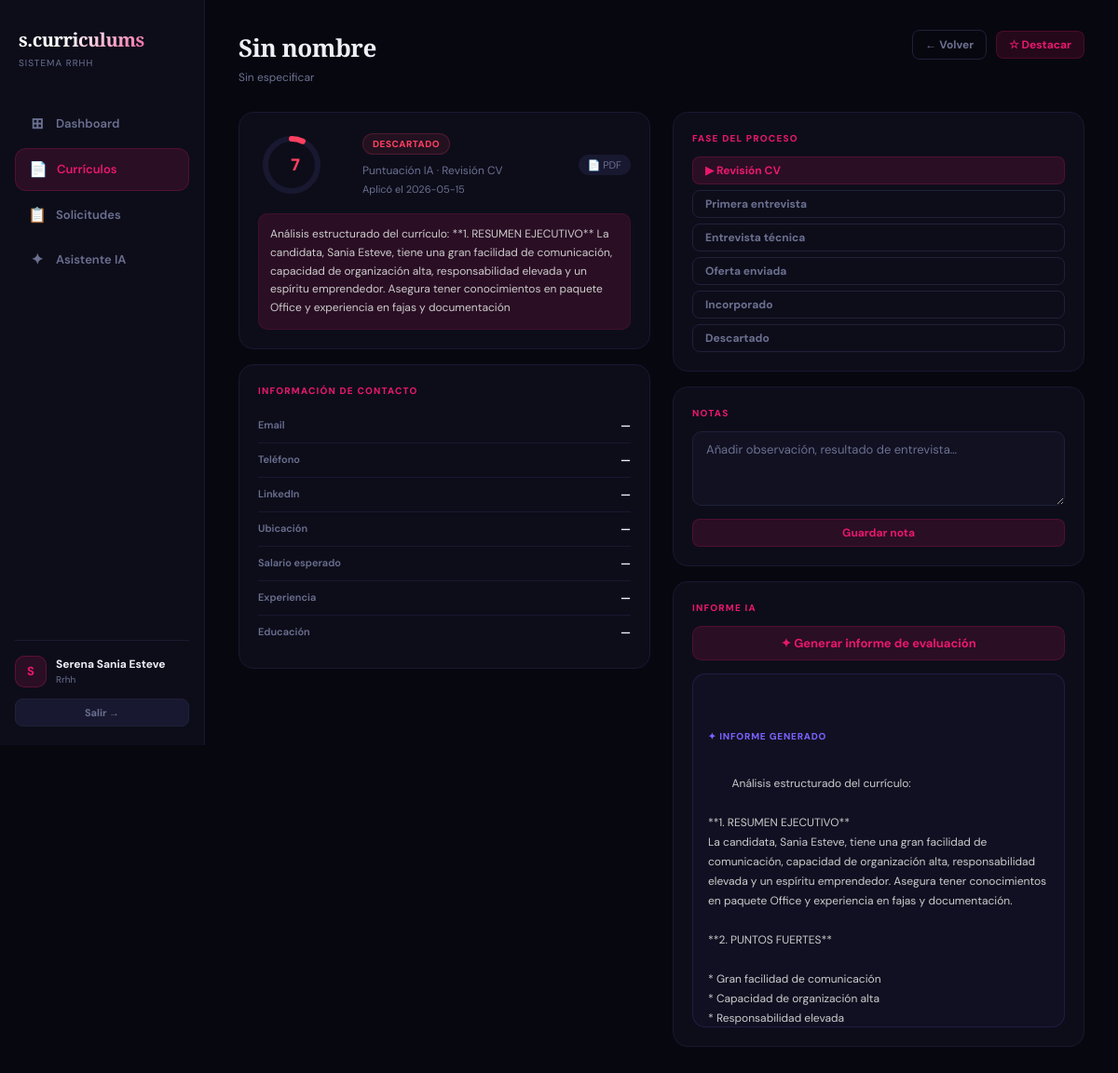
The page /curriculos/7 (signed in) on the database its author committed.
### tables this page shows
CREATE TABLE candidates (
        id INTEGER PRIMARY KEY AUTOINCREMENT,
        user_id INTEGER NOT NULL,
        name TEXT NOT NULL,
        position TEXT NOT NULL,
        email TEXT,
        phone TEXT,
        linkedin TEXT,
        location TEXT,
        salary TEXT,
        experience TEXT,
        education TEXT,
        skills TEXT,
        summary TEXT,
        score INTEGER DEFAULT 0,
        status TEXT DEFAULT 'revisar',
        phase TEXT DEFAULT 'Revisión CV',
        notes TEXT DEFAULT '',
        starred INTEGER DEFAULT 0,
        pdf_path TEXT,
        ai_report TEXT,
        applied_date TEXT DEFAULT CURRENT_DATE,
        created_at TEXT DEFAULT CURRENT_TIMESTAMP,
        FOREIGN KEY(user_id) REFERENCES users(id)
    );

### app.py (the view)
@app.route("/curriculos/<int:cv_id>")
@login_required
def cv_detail(cv_id):
    conn = get_db()
    cv = conn.execute("SELECT * FROM candidates WHERE id=? AND user_id=?",
                      (cv_id, session["user_id"])).fetchone()
    conn.close()
    if not cv:
        return redirect(url_for("curriculos"))
    return render_template("cv_detail.html", cv=cv)

### app.py (called while the page is built)
def get_db():
    conn = sqlite3.connect(DB_PATH)
    conn.row_factory = sqlite3.Row
    return conn

def login_required(f):
    @wraps(f)
    def decorated(*args, **kwargs):
        if "user_id" not in session:
            return redirect(url_for("login"))
        return f(*args, **kwargs)
    return decorated

### templates/cv_detail.html (shortened to what this page needs)
{% extends "base.html" %}
{% block page_title %}{{ cv.name }}{% endblock %}
{% block page_sub %}{{ cv.position }}{% endblock %}
{% block top_actions %}
  <a href="{{ url_for('curriculos') }}" class="btn btn-muted btn-sm">← Volver</a>
  <button class="btn btn-ghost btn-sm" onclick="toggleStar()" id="starBtn">
    {% if cv.starred %}★ Destacado{% else %}☆ Destacar{% endif %}
  </button>
{% endblock %}
{% block content %}
<div class="grid-2" style="gap:24px;align-items:start">
  <div>
    <div class="card" style="margin-bottom:16px">
      <div style="display:flex;gap:20px;align-items:center">
        {% set sc = "#00C48C" if cv.score >= 80 else "#F5A623" if cv.score >= 60 else "#FF4060" %}
        <svg width="72" height="72" style="flex-shrink:0;transform:rotate(-90deg)">
          <circle cx="36" cy="36" r="28" fill="none" stroke="var(--faint)" stroke-width="6"/>
          <circle cx="36" cy="36" r="28" fill="none" stroke="{{ sc }}" stroke-width="6"
            stroke-dasharray="{{ (cv.score/100)*175.9 }} 175.9" stroke-linecap="round"/>
        </svg>
        <div style="position:relative;margin-left:-88px;width:72px;text-align:center">
          <div style="font-size:18px;font-weight:900;color:{{ sc }};line-height:72px">{{ cv.score }}</div>
        </div>
        <div style="margin-left:16px">
          <span class="badge badge-{{ cv.status }}" style="margin-bottom:8px;display:inline-block">{{ cv.status }}</span>
          <div style="font-size:12px;color:var(--muted)">Puntuación IA · {{ cv.phase }}</div>
          <div style="font-size:11px;color:var(--muted);margin-top:3px">Aplicó el {{ cv.applied_date }}</div>
        </div>
        {% if cv.pdf_path %}
        <span style="margin-left:auto;font-size:11px;color:var(--muted);background:var(--faint);padding:3px 10px;border-radius:20px">📄 PDF</span>
        {% endif %}
      </div>
      {% if cv.summary %}
      <div style="margin-top:16px;background:var(--pink-dim);border:1px solid #E8186D20;border-radius:10px;padding:12px;font-size:12px;color:#ccc;line-height:1.65">
        {{ cv.summary }}
      </div>
      {% endif %}
    </div>
    <div class="card" style="margin-bottom:16px">
      <div class="section-label" style="margin-top:0">Información de contacto</div>
      <div class="detail-row"><span class="detail-row-label">Email</span><span class="detail-row-value">{{ cv.email or '—' }}</span></div>
      <div class="detail-row"><span class="detail-row-label">Teléfono</span><span class="detail-row-value">{{ cv.phone or '—' }}</span></div>
      <div class="detail-row"><span class="detail-row-label">LinkedIn</span><span class="detail-row-value">{{ cv.linkedin or '—' }}</span></div>
      <div class="detail-row"><span class="detail-row-label">Ubicación</span><span class="detail-row-value">{{ cv.location or '—' }}</span></div>
      <div class="detail-row"><span class="detail-row-label">Salario esperado</span><span class="detail-row-value">{{ cv.salary or '—' }}</span></div>
      <div class="detail-row"><span class="detail-row-label">Experiencia</span><span class="detail-row-value">{{ cv.experience or '—' }}</span></div>
      <div class="detail-row" style="border:none"><span class="detail-row-label">Educación</span><span class="detail-row-value">{{ cv.education or '—' }}</span></div>
    </div>
  </div>
  <div>
    <div class="card" style="margin-bottom:16px">
      <div class="section-label" style="margin-top:0">Fase del proceso</div>
      <div style="display:flex;flex-direction:column;gap:6px">
        {% set phases = ["Revisión CV","Primera entrevista","Entrevista técnica","Oferta enviada","Incorporado","Descartado"] %}
        {% for phase in phases %}
        <button onclick="changePhase('{{ phase }}')"
          class="btn {% if cv.phase == phase %}btn-ghost{% else %}btn-muted{% endif %} btn-sm"
          style="text-align:left;justify-content:flex-start">
          {% if cv.phase == phase %}▶ {% endif %}{{ phase }}
        </button>
        {% endfor %}
      </div>
    </div>
    <div class="card" style="margin-bottom:16px">
      <div class="section-label" style="margin-top:0">Notas</div>
      <textarea id="noteText" class="form-control" rows="3" placeholder="Añadir observación, resultado de entrevista…">{{ cv.notes or '' }}</textarea>
      <button onclick="saveNote()" class="btn btn-ghost btn-sm btn-full" style="margin-top:8px">Guardar nota</button>
    </div>
    <div class="card">
      <div class="section-label" style="margin-top:0">Informe IA</div>
      <button id="reportBtn" onclick="generateReport()" class="btn btn-ghost btn-full">
        ✦ Generar informe de evaluación
      </button>
      {% if cv.ai_report %}
      <div class="ai-box" style="margin-top:14px">
        <div class="ai-box-label">✦ Informe generado</div>
        {{ cv.ai_report }}
      </div>
      {% else %}
      <div id="aiReportBox" style="display:none" class="ai-box">
        <div class="ai-box-label">✦ Informe IA</div>
        <div id="aiReportText"></div>
      </div>
      {% endif %}
    </div>
  </div>
</div>
{% endblock %}

### static/css/main.css (style rules this page uses)
:root { --bg: #07070f; --surface: #0d0d1a; --surface2: #111122; --border: #181830; --border2: #20203a; --pink: #E8186D; --pink-dim: #E8186D22; --green: #00C48C; --yellow: #F5A623; --red: #FF4060; --purple: #7B61FF; --blue: #38BDF8; --text: #eef0f6; --muted: #6b7090; --faint: #181830; }
* { margin: 0; padding: 0; box-sizing: border-box; }
body { background: var(--bg); color: var(--text); font-family: 'DM Sans', sans-serif; font-size: 14px; line-height: 1.5; -webkit-font-smoothing: antialiased; }
.card { background: var(--surface); border: 1px solid var(--border); border-radius: 16px; padding: 20px; transition: border-color 0.2s; }
.grid-2 { display: grid; grid-template-columns: 1fr 1fr; gap: 16px; }
.badge { display: inline-flex; align-items: center; padding: 3px 10px; border-radius: 20px; font-size: 10px; font-weight: 800; letter-spacing: 0.5px; text-transform: uppercase; white-space: nowrap; }
.badge-descartado { background: #FF406018; color: var(--red); border: 1px solid #FF406030; }
.btn { display: inline-flex; align-items: center; justify-content: center; gap: 6px; padding: 9px 18px; border-radius: 10px; font-size: 13px; font-weight: 700; cursor: pointer; text-decoration: none; border: none; font-family: 'DM Sans', sans-serif; transition: opacity 0.15s, transform 0.1s; white-space: nowrap; }
.btn-ghost { background: var(--pink-dim); color: var(--pink); border: 1px solid #E8186D33; }
.btn-muted { background: transparent; color: var(--muted); border: 1px solid var(--border2); }
.btn-sm { padding: 6px 13px; font-size: 12px; border-radius: 8px; }
.btn-full { width: 100%; }
.form-control { background: var(--surface2); border: 1px solid var(--border2); border-radius: 10px; padding: 10px 14px; color: var(--text); font-size: 13px; font-family: 'DM Sans', sans-serif; outline: none; width: 100%; transition: border-color 0.15s; }
.form-control::placeholder { color: var(--muted); }
textarea.form-control { resize: vertical; min-height: 80px; }
.section-label { font-size: 10px; color: var(--pink); font-weight: 800; letter-spacing: 1.2px; text-transform: uppercase; margin: 22px 0 12px; }
.detail-row { display: flex; justify-content: space-between; align-items: flex-start; padding: 9px 0; border-bottom: 1px solid var(--border); gap: 16px; }
.detail-row-label { font-size: 11px; color: var(--muted); font-weight: 600; flex-shrink: 0; }
.detail-row-value { font-size: 12px; color: var(--text); font-weight: 700; text-align: right; }
.ai-box { background: #7B61FF0a; border: 1px solid #7B61FF25; border-radius: 14px; padding: 16px; font-size: 12px; color: #ccc; line-height: 1.75; white-space: pre-wrap; max-height: 380px; overflow-y: auto; margin-top: 14px; }
.ai-box-label { font-size: 10px; color: var(--purple); font-weight: 800; letter-spacing: 0.8px; margin-bottom: 10px; text-transform: uppercase; }

### rows shown on the page
candidates: name "Sin nombre", position "Sin especificar", score "7", status "DESCARTADO", phase "Revisión CV", applied_date "2026-05-15", summary "Análisis estructurado del currículo: **1. RESUMEN EJECUTIVO** La candidata, Sania Esteve, tiene una gran facilidad de comunicación, capacidad de organización alta, responsabilidad elevada y un espíritu emprendedor. Asegura tener conocimientos en paquete Office y experiencia en fajas y documentación", email "—", phone "—", linkedin "—", location "—", salary "—", experience "—", education "—", ai_report "Análisis estructurado del currículo: **1. RESUMEN EJECUTIVO** La candidata, Sania Esteve, tiene una gran facilidad de comunicación, capacidad de organización alta, responsabilidad elevada y un espíritu emprendedor. Asegura tener conocimientos en paquete Office y experiencia en fajas y documentación. **2. PUNTOS FUERTES** * Gran facilidad de comunicación * Capacidad de organización alta * Responsabilidad elevada…"

### other values the page prints
{{ session.get('user_name','U')[0] }} "S"
{{ session.get('user_name','Usuario') }} "Serena Sania Esteve"
{{ session.get('user_role','rrhh') }} "Rrhh"
{{ phase }} "Revisión CV" "Primera entrevista" "Entrevista técnica" "Oferta enviada" "Incorporado" "Descartado"
